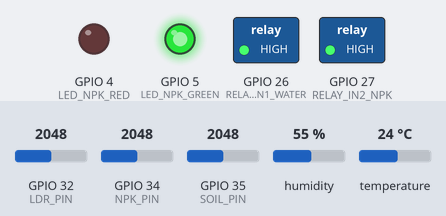
Recording of a sketch running on a simulated ESP32. On the bench: switched loads named in the sketch (green lamp = pin HIGH), output pins drawn as LEDs (lit = HIGH). Inputs (shaded band) come from the test bench; at power-on: GPIO 34 (NPK_PIN) = 2048, GPIO 35 (SOIL_PIN) = 2048, GPIO 32 (LDR_PIN) = 2048, humidity 55 %, temperature 24 °C. WiFi joins after 1.5 s; servers stay silent unless stated; uploads are accepted with an empty reply; what the sketch prints to the serial monitor is not drawn.

Above: at 2.7 s.
2.8 s: GPIO 34 (NPK_PIN) set to 1988
At 7.7 s:
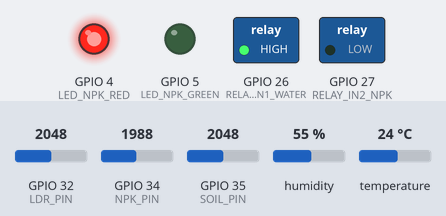
8.6 s: GPIO 35 (SOIL_PIN) set to 1680
14.4 s: GPIO 35 (SOIL_PIN) set to 1595
At 18.6 s:
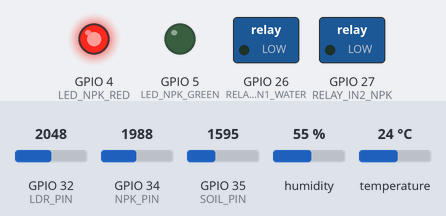
20.2 s: GPIO 34 (NPK_PIN) set to 2866
At 23.4 s:
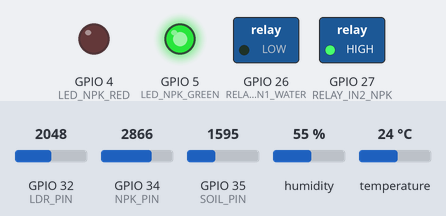
26.0 s: GPIO 34 (NPK_PIN) set to 1228
At 28.3 s:
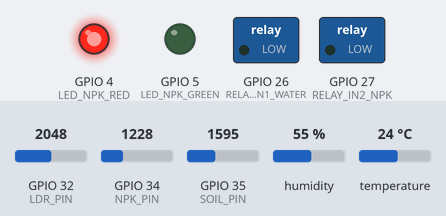
31.8 s: GPIO 34 (NPK_PIN) set to 3972
At 34.3 s:
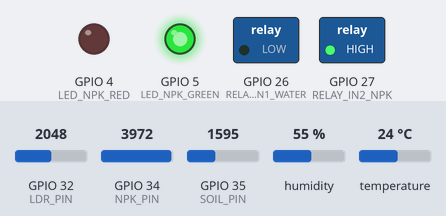
Timing chart, 0 to 35.8 s (numbered marks = the images above; inputs shaded):
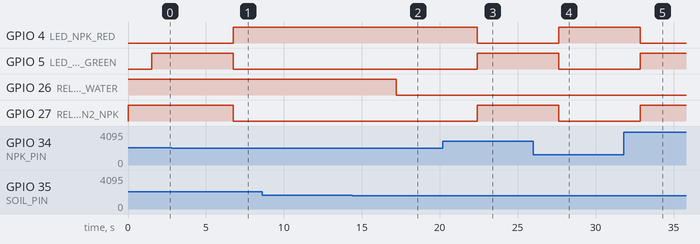

The sketch:

ESP32-Firebase.ino
```cpp
#include <WiFi.h>
#include <HTTPClient.h>
#include <ArduinoJson.h>
#include <DHT.h>

/*
 * SECURITY NOTICE: Hardcoded credentials have been redacted.
 * To use this project, create a file named 'config.h' in this directory with:
 * #define WIFI_SSID "your_ssid"
 * #define WIFI_PASSWORD "your_password"
 * #define FIREBASE_HOST "your-project.firebaseio.com"
 * #define FIREBASE_AUTH "your-auth-token"
 */

// --- UNIQUE DEVICE ID ---
#define DEVICE_ID "DEVICE-001"

// --- Wi-Fi Credentials (REDACTED) ---
const char* ssid = "YOUR_WIFI_SSID";
const char* password = "YOUR_WIFI_PASSWORD";

// --- Firebase Details (REDACTED) ---
#define FIREBASE_HOST "https://your-project.firebasedatabase.app/"
#define FIREBASE_AUTH "YOUR_FIREBASE_AUTH_TOKEN"

// --- Pin Definitions for ESP32 ---
#define NPK_PIN         34
#define SOIL_PIN        35
#define LDR_PIN         32
#define DHT_PIN         2
#define RELAY_IN1_WATER 26
#define RELAY_IN2_NPK   27
#define LED_NPK_RED     4
#define LED_NPK_GREEN   5

// --- DHT Sensor & Thresholds ---
#define DHT_TYPE DHT11
DHT dht(DHT_PIN, DHT_TYPE);
#define NPK_THRESHOLD   50
#define SOIL_THRESHOLD  40

int readPercentage(int pin, bool invert = false) {
  int raw = analogRead(pin);
  int pct = map(raw, 0, 4095, 0, 100);
  if (invert) pct = 100 - pct;
  return constrain(pct, 0, 100);
}

void setup() {
  Serial.begin(115200);
  dht.begin();
  pinMode(LED_NPK_RED, OUTPUT);
  pinMode(LED_NPK_GREEN, OUTPUT);
  pinMode(RELAY_IN1_WATER, OUTPUT);
  pinMode(RELAY_IN2_NPK, OUTPUT);
  digitalWrite(RELAY_IN1_WATER, HIGH);
  digitalWrite(RELAY_IN2_NPK, HIGH);

  WiFi.begin(ssid, password);
  Serial.print("Connecting to Wi-Fi");
  int wifi_timeout_counter = 0;
  while (WiFi.status() != WL_CONNECTED) {
    delay(500);
    Serial.print(".");
    if (wifi_timeout_counter++ >= 40) {
      Serial.println("\nFailed to connect. Restarting...");
      ESP.restart();
    }
  }
  Serial.println("\nWi-Fi Connected!");
}

void loop() {
  int npkPct = readPercentage(NPK_PIN);
  int soilPct = readPercentage(SOIL_PIN);
  int lightPct = readPercentage(LDR_PIN, true);
  float temp = dht.readTemperature();
  float hum = dht.readHumidity();
  if (isnan(temp)) temp = -99.0;
  if (isnan(hum)) hum = -99.0;
  bool npkLow = (npkPct < NPK_THRESHOLD);
  bool soilDry = (soilPct < SOIL_THRESHOLD);
  digitalWrite(LED_NPK_RED, npkLow);
  digitalWrite(LED_NPK_GREEN, !npkLow);
  digitalWrite(RELAY_IN2_NPK, !npkLow);
  digitalWrite(RELAY_IN1_WATER, !soilDry);

  if (WiFi.status() == WL_CONNECTED) {
    HTTPClient http;
    String path = "/devices/" + String(DEVICE_ID) + "/data";
    String url = String(FIREBASE_HOST) + path + ".json?auth=" + String(FIREBASE_AUTH);

    StaticJsonDocument<256> jsonDoc;
    jsonDoc["temperature"] = temp;
    jsonDoc["humidity"] = hum;
    jsonDoc["soilMoisture"] = soilPct;
    jsonDoc["npkLevel"] = npkPct;
    jsonDoc["lightStatus"] = (lightPct > 50) ? "Bright" : "Dim";
    jsonDoc["waterPumpStatus"] = soilDry ? "ON" : "OFF";
    jsonDoc["npkPumpStatus"] = npkLow ? "ON" : "OFF";

    String payload;
    serializeJson(jsonDoc, payload);

    http.begin(url);
    http.addHeader("Content-Type", "application/json");
    int httpResponseCode = http.PUT(payload);

    if (httpResponseCode > 0) {
      Serial.printf("Device %s sent data, HTTP Response: %d\n", DEVICE_ID, httpResponseCode);
    } else {
      Serial.printf("Device %s Error: %d\n", DEVICE_ID, httpResponseCode);
    }
    http.end();
  }
  delay(5000);
}
```

Measured:
- the behaviour switches between 2048 and 2047 on GPIO 34 (NPK_PIN) (found by bisection; images 0 and 1)
- the behaviour switches between 1638 and 1637 on GPIO 35 (SOIL_PIN) (found by bisection; images 1 and 2)
- after the input at 2.8 s, GPIO 4 (LED_NPK_RED): LOW → HIGH after 4.0 s; GPIO 5 (LED_NPK_GREEN), GPIO 27 (RELAY_IN2_NPK): HIGH → LOW after 4.0 s
- after the input at 8.6 s, every drawn part: stays the same
- after the input at 14.4 s, GPIO 26 (RELAY_IN1_WATER): HIGH → LOW after 2.8 s
- after the input at 20.2 s, GPIO 4 (LED_NPK_RED): HIGH → LOW after 2.2 s; GPIO 5 (LED_NPK_GREEN), GPIO 27 (RELAY_IN2_NPK): LOW → HIGH after 2.2 s
- after the input at 26.0 s, GPIO 4 (LED_NPK_RED): LOW → HIGH after 1.6 s; GPIO 5 (LED_NPK_GREEN), GPIO 27 (RELAY_IN2_NPK): HIGH → LOW after 1.6 s
- after the input at 31.8 s, GPIO 4 (LED_NPK_RED): HIGH → LOW after 1.1 s; GPIO 5 (LED_NPK_GREEN), GPIO 27 (RELAY_IN2_NPK): LOW → HIGH after 1.1 s
